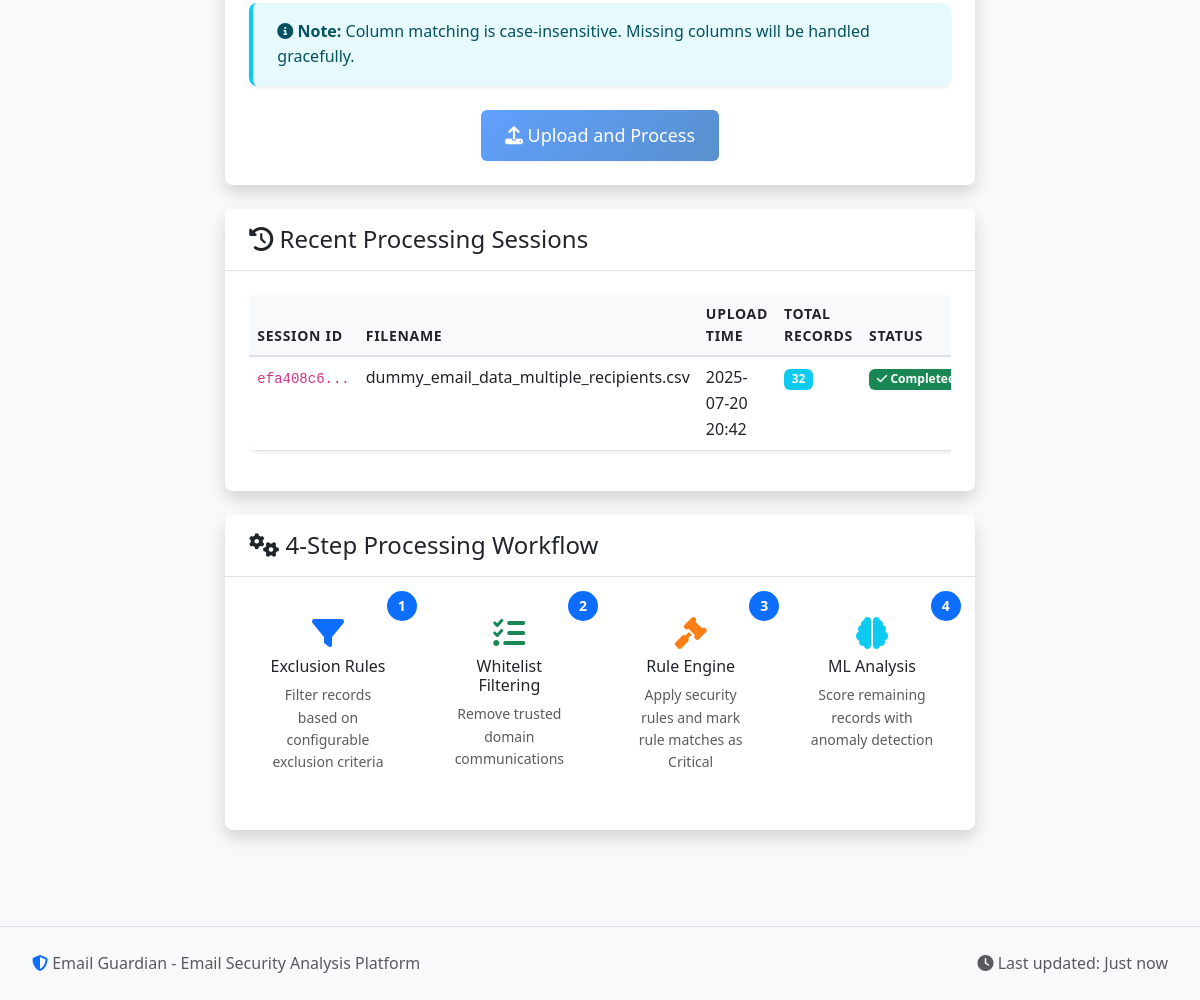
Before: / (lower part) with the older database file.
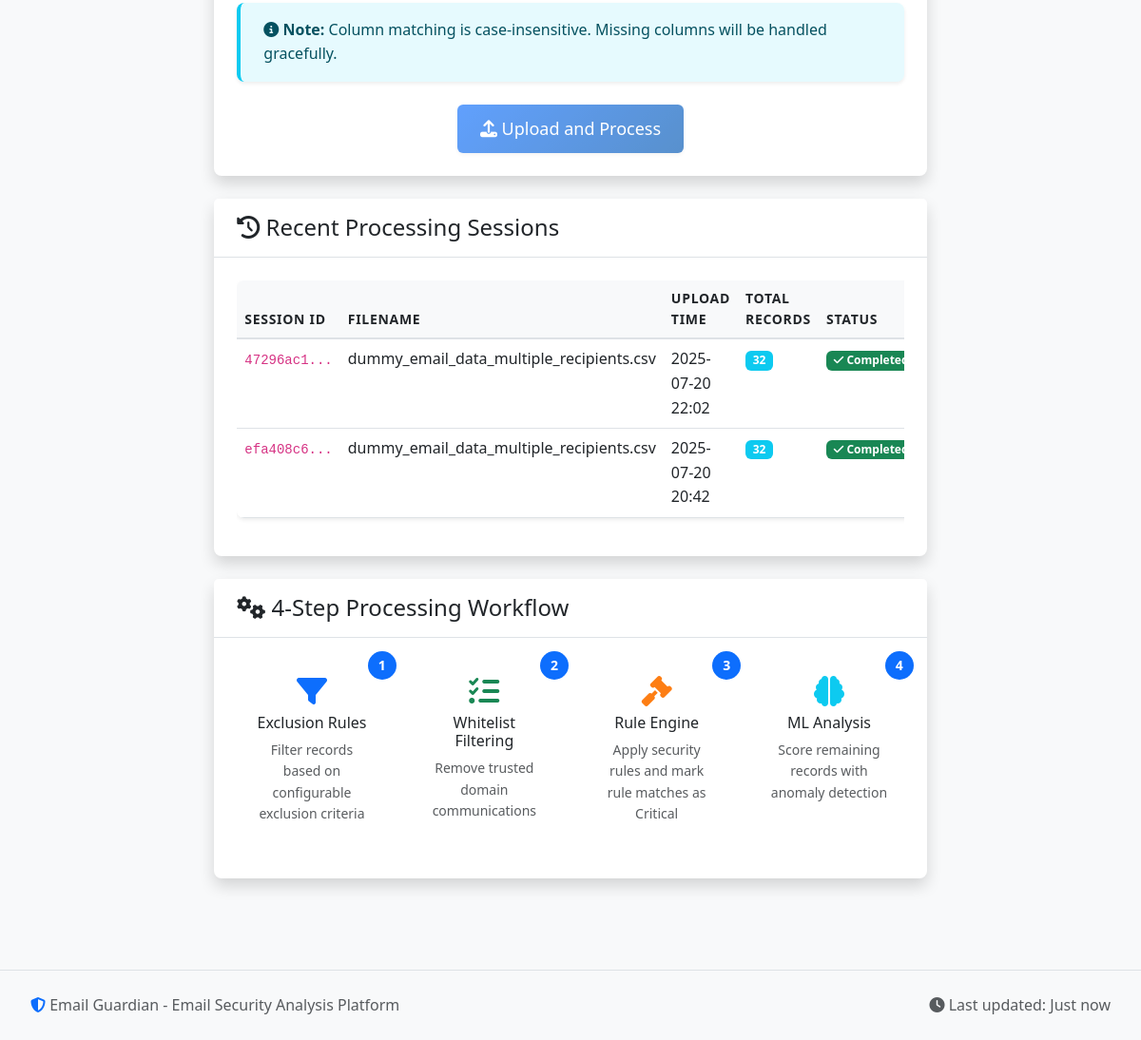
After: the same page with the newer database file.
### models.py (models this page shows, shortened)
class ProcessingSession(db.Model):
    __tablename__ = 'processing_sessions'
    id = db.Column(db.String(36), primary_key=True)
    filename = db.Column(db.String(255), nullable=False)
    upload_time = db.Column(db.DateTime, default=datetime.utcnow)
    total_records = db.Column(db.Integer, default=0)
    processed_records = db.Column(db.Integer, default=0)
    status = db.Column(db.String(50), default='uploaded')  # uploaded, processing, completed, error
    error_message = db.Column(Text)
    processing_stats = db.Column(JSON)
    data_path = db.Column(db.String(500))
    is_compressed = db.Column(db.Boolean, default=False)
    exclusion_applied = db.Column(db.Boolean, default=False)
    whitelist_applied = db.Column(db.Boolean, default=False)
    rules_applied = db.Column(db.Boolean, default=False)
    ml_applied = db.Column(db.Boolean, default=False)

### routes.py (the view)
@app.route('/')
def index():
    recent_sessions = ProcessingSession.query.order_by(ProcessingSession.upload_time.desc()).limit(10).all()
    return render_template('index.html', recent_sessions=recent_sessions)

### templates/index.html (shortened to what the changed rows need)
{% extends "base.html" %}
{% block content %}
<div class="row justify-content-center">
    <div class="col-lg-8">
        {% if recent_sessions %}
        <div class="card shadow-custom">
            <div class="card-body">
                <div class="table-responsive">
                    <table class="table table-hover">
                        <thead>
                            <tr>
                                <th>Session ID</th>
                                <th>Filename</th>
                                <th>Upload Time</th>
                                <th>Total Records</th>
                                <th>Status</th>
                            </tr>
                        </thead>
                        <tbody>
                            {% for session in recent_sessions %}
                            <tr>
                                <td>
                                    <code>{{ session.id[:8] }}...</code>
                                </td>
                                <td>{{ session.filename }}</td>
                                <td>{{ session.upload_time.strftime('%Y-%m-%d %H:%M') if session.upload_time }}</td>
                                <td>
                                    {% if session.total_records %}
                                        <span class="badge bg-info">{{ session.total_records }}</span>
                                    {% else %}
                                        <span class="text-muted">-</span>
                                    {% endif %}
                                </td>
                                <td>
                                    {% if session.status == 'completed' %}
                                        <span class="badge bg-success">
                                            <i class="fas fa-check"></i> Completed
                                        </span>
                                    {% elif session.status == 'processing' %}
                                        <span class="badge bg-primary">
                                            <i class="fas fa-spinner fa-spin"></i> Processing
                                        </span>
                                    {% elif session.status == 'error' %}
                                        <span class="badge bg-danger">
                                            <i class="fas fa-exclamation-triangle"></i> Error
                                        </span>
                                    {% else %}
                                        <span class="badge bg-secondary">{{ session.status.title() }}</span>
                                    {% endif %}
                                </td>
                            </tr>
                            {% endfor %}
                        </tbody>
                    </table>
                </div>
            </div>
        </div>
        {% endif %}
    </div>
</div>
{% endblock %}

Changed rows visible on the page:
added ProcessingSession: id "47296ac1", filename "dummy_email_data_multiple_recipients.csv", upload_time "2025-07-20 22:02", total_records "32", status "completed" (drawn)
